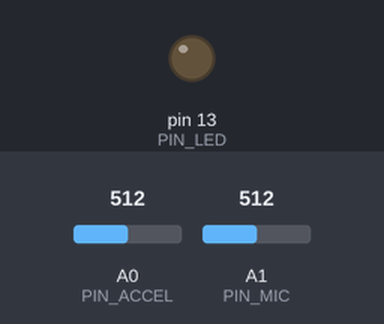
A sketch run on a simulated Arduino Uno, built with avr-gcc and run on an emulated ATmega328P. Shown: output pins drawn as LEDs (lit = HIGH). Inputs (shaded band) come from the test bench; at power-on: A0 (PIN_ACCEL) = 512, A1 (PIN_MIC) = 512. What the sketch prints to the serial monitor is not drawn.

Above: at 0.15 s.
Timing chart, 0 to 1.8 s (numbered marks = the images above):
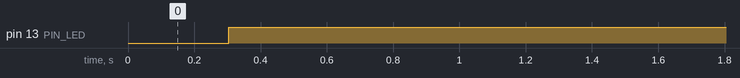

Measured:
- by itself, pin 13 (PIN_LED): LOW → HIGH at 0.30 s

The sketch:

hit_counter.ino
```cpp
/*
 * hit_counter — impact counter for the durability test rig.
 *
 * Counts impacts on the rig from an accelerometer and reports whether the ball under
 * test is still beeping (mic peak-to-peak). (The ball is a 555 + piezo with no
 * microcontroller; this runs on the rig.)
 *
 * Hardware (analog, Arduino Uno/Nano):
 *   A0  ADXL335 accelerometer, impact axis
 *   A1  electret mic module analog out
 *   D13 status LED
 *
 * Output (Serial, 115200): millis,hit_count,accel_peak,beeping
 */

const uint8_t PIN_ACCEL = A0;
const uint8_t PIN_MIC   = A1;
const uint8_t PIN_LED   = 13;

const int   ACCEL_REST        = 512;   // measure your sensor's rest value
const int   HIT_THRESHOLD     = 180;   // |accel - rest| above this counts as a hit
const unsigned long HIT_DEBOUNCE_MS = 150; // ignore ringing after one hit (hit COUNTING)
// Mic sensing only needs to skip the few-ms impact transient, NOT the full hit debounce.
// If it used HIT_DEBOUNCE_MS, a rig hitting faster than every 150ms would keep refreshing
// lastHitMs, the gate would never open, and beep failure would never be detected.
const unsigned long MIC_SETTLE_MS = 30;

const int   BEEP_FLOOR        = 40;    // mic peak-to-peak: ball ON vs OFF
// Window must span enough cycles of the beep for a reliable peak-to-peak, and we
// interleave a mic + an accel read each pass, so 4000us keeps the mic well-sampled and
// leaves no accelerometer blind spot during the window.
const unsigned long MIC_WINDOW_US = 4000;
// How long the beep must stay silent before we call it dead (reject a momentary dropout
// during impact). Time-based, so it doesn't drift with loop speed.
const unsigned long BEEP_LOST_MS = 300;
// The mic check blocks for MIC_WINDOW_US. If we ran it every loop the accelerometer
// would be sampled only once per ~2ms and would miss sub-ms impact spikes (undercount).
// So poll accel every loop and only run the mic check this often.
const unsigned long MIC_CHECK_INTERVAL_MS = 50;

unsigned long hitCount = 0;
unsigned long lastHitMs = 0;
unsigned long lastMicCheckMs = 0;
unsigned long lastBeepHeardMs = 0; // last time the beep was confirmed sounding
bool beepLost = false;
unsigned long failedAtHit = 0;

void setup() {
  pinMode(PIN_LED, OUTPUT);
  digitalWrite(PIN_LED, LOW);
  Serial.begin(115200);
  Serial.println(F("# millis,hit_count,accel_peak,beeping"));
  unsigned long t = millis();
  lastBeepHeardMs = t;                    // assume beeping at start; don't fail instantly
  // Place the hit/mic timers "in the past" so a hit in the first 150ms after reset still
  // counts and the mic gate is open immediately. Unsigned wrap keeps the elapsed-time
  // comparisons correct even though this underflows at t~0.
  lastHitMs      = t - (HIT_DEBOUNCE_MS + 1);
  lastMicCheckMs = t - (MIC_CHECK_INTERVAL_MS + 1);
}

// Sample mic AND accelerometer across the window so the accelerometer is never blind
// while we listen. Returns mic peak-to-peak; writes the max |accel - rest| seen during
// the window to *accelPeakOut so the caller can still catch a hit that lands here.
int sampleWindow(int *accelPeakOut) {
  int lo = 1023, hi = 0, accelPeak = 0;
  unsigned long start = micros();
  while (micros() - start < MIC_WINDOW_US) {
    int m = analogRead(PIN_MIC);
    if (m < lo) lo = m;
    if (m > hi) hi = m;
    int d = abs(analogRead(PIN_ACCEL) - ACCEL_REST);
    if (d > accelPeak) accelPeak = d;
  }
  *accelPeakOut = accelPeak;
  return hi - lo;
}

void logRow(unsigned long now, int peak) {
  Serial.print(now);      Serial.print(',');
  Serial.print(hitCount); Serial.print(',');
  Serial.print(peak);     Serial.print(',');
  Serial.println(beepLost ? 0 : 1);
}

void loop() {
  unsigned long now = millis();
  int peak = abs(analogRead(PIN_ACCEL) - ACCEL_REST);

  // Sense the beep only periodically; the window blocks ~MIC_WINDOW_US. Skip only the
  // brief MIC_SETTLE_MS impact transient, not the full hit debounce, so a fast/continuous
  // rig still gets sensing windows between hits. The window samples the accelerometer
  // too, so a hit landing during it is still caught (no blind spot).
  if (now - lastHitMs > MIC_SETTLE_MS &&
      now - lastMicCheckMs >= MIC_CHECK_INTERVAL_MS) {
    lastMicCheckMs = now;
    int windowAccelPeak = 0;
    int p2p = sampleWindow(&windowAccelPeak);
    if (windowAccelPeak > peak) peak = windowAccelPeak; // use the larger of the two
    if (p2p >= BEEP_FLOOR) {
      lastBeepHeardMs = now;
    }
    if (!beepLost && (now - lastBeepHeardMs) >= BEEP_LOST_MS) {
      beepLost = true;
      failedAtHit = hitCount;
      digitalWrite(PIN_LED, HIGH); // latch
      Serial.print(F("# FAILURE at hit "));
      Serial.println(failedAtHit);
      // Emit a machine-readable row at the failure edge too — failure usually happens
      // between hits, so a parser must see a beeping=0 data row, not just this comment.
      logRow(now, peak);
    }
  }

  // Hit detection, using the larger of the per-loop read and any in-window peak.
  if (peak > HIT_THRESHOLD && (now - lastHitMs) > HIT_DEBOUNCE_MS) {
    hitCount++;
    lastHitMs = now;
    logRow(now, peak);
  }
}
```
